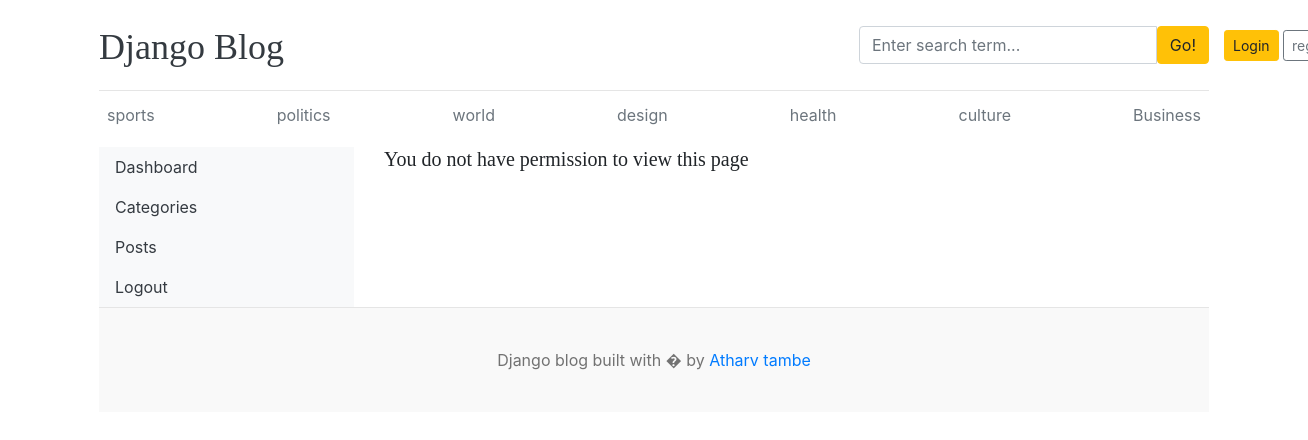
/dashboards/users/, run on the app's committed database.
### blog/models.py (models this page shows)
class category(models.Model):
    category_name = models.CharField(max_length=50 , unique=True)
    created_at = models.DateTimeField(auto_now_add=True)
    updated_at = models.DateTimeField(auto_now=True)
    class Meta:
        verbose_name_plural = "calegories"
    def __str__(self):
        return self.category_name

### dashboards/views.py (the view)
# urls.py: path('users/',views.users,name='users'),
def users(request):
    users = User.objects.all()
    context = {
        'users': users,
    }
    return render(request, 'dashboards/users.html', context)

### blog/context_processors.py (called while the page is built)
def get_categories(request):
    categories = category.objects.all()
    return dict(categories=categories)

### templates/dashboards/users.html
{% extends 'base.html' %}
{% block content %}
<div class="row">
    {% include 'dashboards/sidebar.html' %}
    <div class="col-md-9">
      {% if perms.auth.view_user %}
        <h2>All Users</h2>
        <a href="{% url 'add_user' %}" class="btn btn-dark text-light float-right mb-2">Add User</a>
        <table class="table table-hover">
            <thead>
              <tr>
                <th>#</th>
                <th>Full Name</th>
                <th>Username</th>
                <th>Email</th>
                <th>Active</th>
                <th>Staff</th>
                <th>Superuser</th>
                <th>Action</th>
              </tr>
            </thead>
            <tbody>
            {% for user in users %}
              <tr>
                <td>{{ forloop.counter }}</td>
                <td>{{ user.first_name }} {{ user.last_name }}</td>
                <td>{{ user.username }}</td>
                <td>{{ user.email }}</td>
                <td>{% if user.is_active %}<i class="fa fa-check text-success"></i>{% else %}<i class="fa fa-times text-danger"></i>{% endif %}</td>
                <td>{% if user.is_staff %}<i class="fa fa-check text-success"></i>{% else %}<i class="fa fa-times text-danger"></i>{% endif %}</td>
                <td>{% if user.is_superuser %}<i class="fa fa-check text-success"></i>{% else %}<i class="fa fa-times text-danger"></i>{% endif %}</td>
                <td>
                    <a href="{% url 'edit_user' user.id %}"><i class="fa fa-edit text-success"></i></a>
                    &nbsp;
                    <a href="{% url 'delete_user' user.id %}"><i class="fa fa-trash text-danger"></i></a>
                </td>
              </tr>
            {% endfor %}
            </tbody>
          </table>
          {% else %}
          <h5>You do not have permission to view this page</h5>
        {% endif %}
    </div>
</div>
{% endblock %}

### templates/base.html (shortened to what this page needs)
{% load static %}
<!DOCTYPE html>
<html lang="en">
<head>
    <link href="https://getbootstrap.com/docs/4.0/dist/css/bootstrap.min.css" rel="stylesheet">
    <link href="{% static 'css/blog.css' %}" rel="stylesheet">
    <link rel="stylesheet" href="https://cdnjs.cloudflare.com/ajax/libs/font-awesome/4.7.0/css/font-awesome.min.css">
  </head>
<body>
    <div class="container">
      <header class="blog-header py-3">
        <div class="row flex-nowrap justify-content-between align-items-center">
          <div class="col-8 pt-1">
            <a class="blog-header-logo text-dark" href="/">Django Blog</a>
          </div>
          <div class="col-4">
            <form action="{% url 'search' %}" method="GET">
              <div class="input-group">
                <input class="form-control" type="text" name="keyword" value="{{ keyword }}" placeholder="Enter search term..." aria-label="Enter search term..." aria-describedby="button-search" />
                <button type="submit" class="btn btn-warning" id="button-search" type="button">Go!</button>
            </div>
            </form>
          </div>
          <div class="col-le-6 d-flex justify-content-end align-items-center">
            {% if not user.is_authenticated %}
            <a class="btn btn-sm btn-warning" href="{% url 'login' %}">Login</a> &nbsp;
            <a class="btn btn-sm btn-outline-secondary" href="{% url 'register' %}">register</a>
            {% else %}
            <span><a href="{% url 'dashboard' %}">Dashboard</a></span>
            &emsp;
            <span><a href="{% url 'logout' %}">Logout</a></span>
            {% endif %}
          </div>
        </div>
      </header>
            <div class="nav-scroller py-1 mb-2">
        <nav class="nav d-flex justify-content-between">
          {% for i in categories %}
          <a class="p-2 text-muted" href="{% url 'post_by_category' i.id %}">{{ i }}</a>
          {% endfor %}
        </nav>
      </div>
{% block content %}
{% endblock %}
 <footer class="blog-footer">
  <p>Django blog built with � by <a href="">Atharv tambe</a></p>
</footer>
</body>
</html>

### blog_main/static/css/blog.css (style rules this page uses)
.blog-header { border-bottom: 1px solid #e5e5e5; }
.blog-header-logo { font-family: "Playfair Display", Georgia, "Times New Roman", serif; font-size: 2.25rem; }
h1, h2, h3, h4, h5, h6 { font-family: "Playfair Display", Georgia, "Times New Roman", serif; }
.blog-footer { padding: 2.5rem 0; color: #727272; text-align: center; background-color: #f9f9f9; border-top: .05rem solid #e5e5e5; }
.blog-footer p:last-child { margin-bottom: 0; }

### data on the page
category: category_name "sports"
category: category_name "politics"
category: category_name "world"
category: category_name "design"
category: category_name "health"
category: category_name "culture"
category: category_name "Business"
